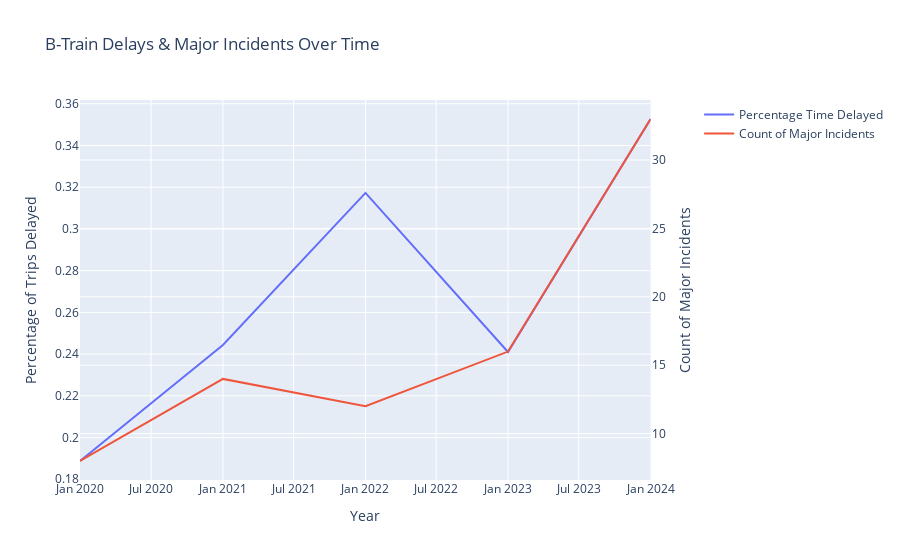

This figure's notebook cell:
### Code cell
import plotly.graph_objects as go
from plotly.subplots import make_subplots

b_train_graph = make_subplots(specs=[[{"secondary_y": True}]])

# Add traces
b_train_graph.add_trace(
    go.Scatter(x=b_train_data['year'], y=b_train_data['percent_delayed'],mode='lines', name="Percentage Time Delayed"),
    secondary_y=False,
)

b_train_graph.add_trace(
    go.Scatter(x=b_train_data['year'], y=b_train_data['count'],mode='lines', name="Count of Major Incidents"),
    secondary_y=True,
)

# Add figure title
b_train_graph.update_layout(
    title_text="B-Train Delays & Major Incidents Over Time"
)

# Set x-axis title
b_train_graph.update_xaxes(title_text="Year")

# Set y-axes titles
b_train_graph.update_yaxes(title_text="Percentage of Trips Delayed", secondary_y=False)
b_train_graph.update_yaxes(title_text="Count of Major Incidents", secondary_y=True)

b_train_graph.show()

### Figure 1 — Plotly figure (JSON) as saved in the notebook; plotly's stock layout.template omitted (floating-point values rounded to 4 significant figures)
{"data": [{"mode": "lines", "name": "Percentage Time Delayed", "type": "scatter", "x": ["2020-01-01T00:00:00", "2021-01-01T00:00:00", "2022-01-01T00:00:00", "2023-01-01T00:00:00", "2024-01-01T00:00:00"], "xaxis": "x", "y": [0.1888, 0.2444, 0.3173, 0.241, 0.3527], "yaxis": "y"}, {"mode": "lines", "name": "Count of Major Incidents", "type": "scatter", "x": ["2020-01-01T00:00:00", "2021-01-01T00:00:00", "2022-01-01T00:00:00", "2023-01-01T00:00:00", "2024-01-01T00:00:00"], "xaxis": "x", "y": [8, 14, 12, 16, 33], "yaxis": "y2"}], "layout": {"autosize": true, "title": {"text": "B-Train Delays & Major Incidents Over Time"}, "xaxis": {"anchor": "y", "autorange": true, "domain": [0, 0.94], "range": ["2020-01-01", "2024-01-01"], "title": {"text": "Year"}, "type": "date"}, "yaxis": {"anchor": "x", "autorange": true, "domain": [0, 1], "range": [0.1797, 0.3618], "title": {"text": "Percentage of Trips Delayed"}, "type": "linear"}, "yaxis2": {"anchor": "x", "autorange": true, "overlaying": "y", "range": [6.611, 34.39], "side": "right", "title": {"text": "Count of Major Incidents"}, "type": "linear"}}}
